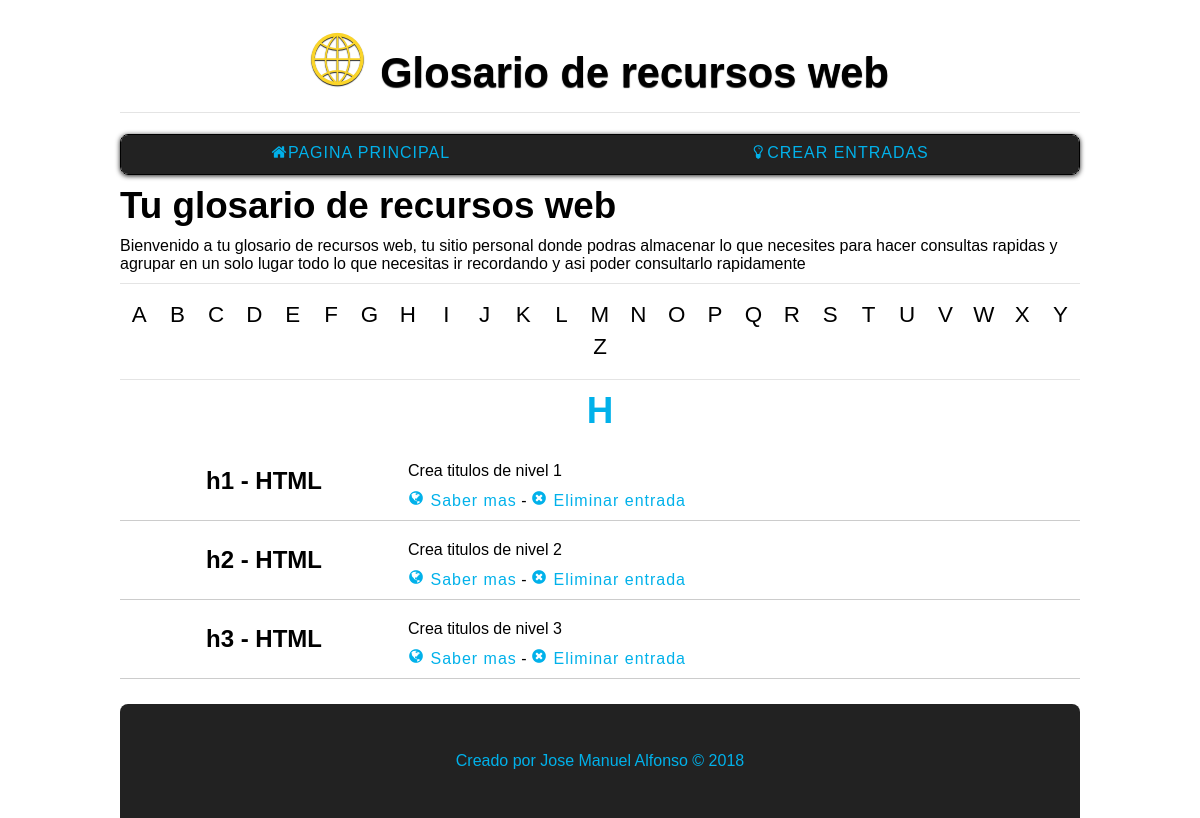
/index.php?controller=entrada&action=ver&letra=H, run on the app's committed database.
### tables this page shows
CREATE TABLE entradas(
id               int (100) auto_increment NOT NULL,
usuario_id       int (100) NOT NULL,
categoria_id     int (100) NOT NULL,
palabra         varchar(150) NOT NULL UNIQUE,
descripcion     TEXT NOT NULL,
enlace          varchar(255),
fecha           date,
CONSTRAINT pk_entrada_id PRIMARY KEY(id),
CONSTRAINT fk_entrada_categorias FOREIGN KEY(categoria_id) REFERENCES categorias(id),
CONSTRAINT fk_entrada_usuario FOREIGN KEY(usuario_id) REFERENCES usuarios(id)
);

### database/db.php (called while the page is built)
<?php
class dataBase{
    public static function connect(){
        $db = new mysqli('localhost', 'root', '', 'glosario_chema');
        $db->query("SET NAMES 'utf8'");
        return $db;
    }
}

### controllers/entradaController.php (called while the page is built, shortened)
<?php
require_once 'models/entrada.php';
class entradaController{
    public function ver(){
        $entradas = new entrada();
        $todas = $entradas->ver();
        require_once 'views/entrada/ver.php';
    }
}

### models/entrada.php (called while the page is built, shortened)
<?php
class entrada{
    public $inicial;
    public $db;
    public function __construct() {
        $this->db = dataBase::connect();
        $this->inicial = isset($_GET['letra']) ? $_GET['letra'] : null;
    }
    public function ver(){
        $sql ="SELECT e.* FROM entradas e INNER JOIN categorias c WHERE e.categoria_id = c.id AND c.nombre = '$this->inicial'; ";
        $verEntradas = $this->db->query($sql);
        return $verEntradas;
    }
}

### views/entrada/ver.php (the view)
<?php while ($entradas = $todas->fetch_object()) :?>
    <div id="articulo">
        <div id="cabeceraEntrada">
            <p><strong><?=$entradas->palabra;?></strong></p>
        </div>
        <div  id="cuerpoEntrada">
            <p><?=$entradas->descripcion;?></p>
            <a href="<?=$entradas->enlace;?>"><span class="icon-globe"> </span>Saber mas</a> -
            <a href="index.php?controller=entrada&action=delete&id=<?=$entradas->id?>"><span class="icon-times-circle"> </span>Eliminar entrada</a>
        </div>
    </div>
<?php endwhile;?>

### assets/styles.css (style rules this page uses)
* { margin: 0; padding: 0; font-family: sans-serif; }
a { text-decoration: none; }
body { width: 80%; margin: auto; }
#cajaPrincipal p { text-align: left; margin: 10px 0; }
#articulo { display: flex; padding: 10px 0; border-bottom: 1px solid #ccc; justify-content: space-between; }
#cabeceraEntrada { display: flex; align-items: center; justify-content: space-around; width: 30%; font-size: 1.5em; }
#cuerpoEntrada { width: 70%; }
#articulo a { color: #01B1EA; letter-spacing: 1px; }

### assets/styles2.css (style rules this page uses)
[class^="icon-"]:before, [class*=" icon-"]:before { font-family: "untitled-font-1" !important; font-style: normal !important; font-weight: normal !important; font-variant: normal !important; text-transform: none !important; speak: none; line-height: 1; -webkit-font-smoothing: antialiased; -moz-osx-font-smoothing: grayscale; }
.icon-times-circle:before { content: "\65"; }
.icon-globe:before { content: "\68"; }

### data on the page
entradas: palabra "h1 - HTML", descripcion "Crea titulos de nivel 1"
entradas: palabra "h2 - HTML", descripcion "Crea titulos de nivel 2"
entradas: palabra "h3 - HTML", descripcion "Crea titulos de nivel 3"

### other printed values
$letras[$i] "A"
$letras[$i] "B"
$letras[$i] "C"
$letras[$i] "D"
$letras[$i] "E"
$letras[$i] "F"
$letras[$i] "G"
$letras[$i] "H"
$letras[$i] "I"
$letras[$i] "J"
$letras[$i] "K"
$letras[$i] "L"
$letras[$i] "M"
$letras[$i] "N"
$letras[$i] "O"
